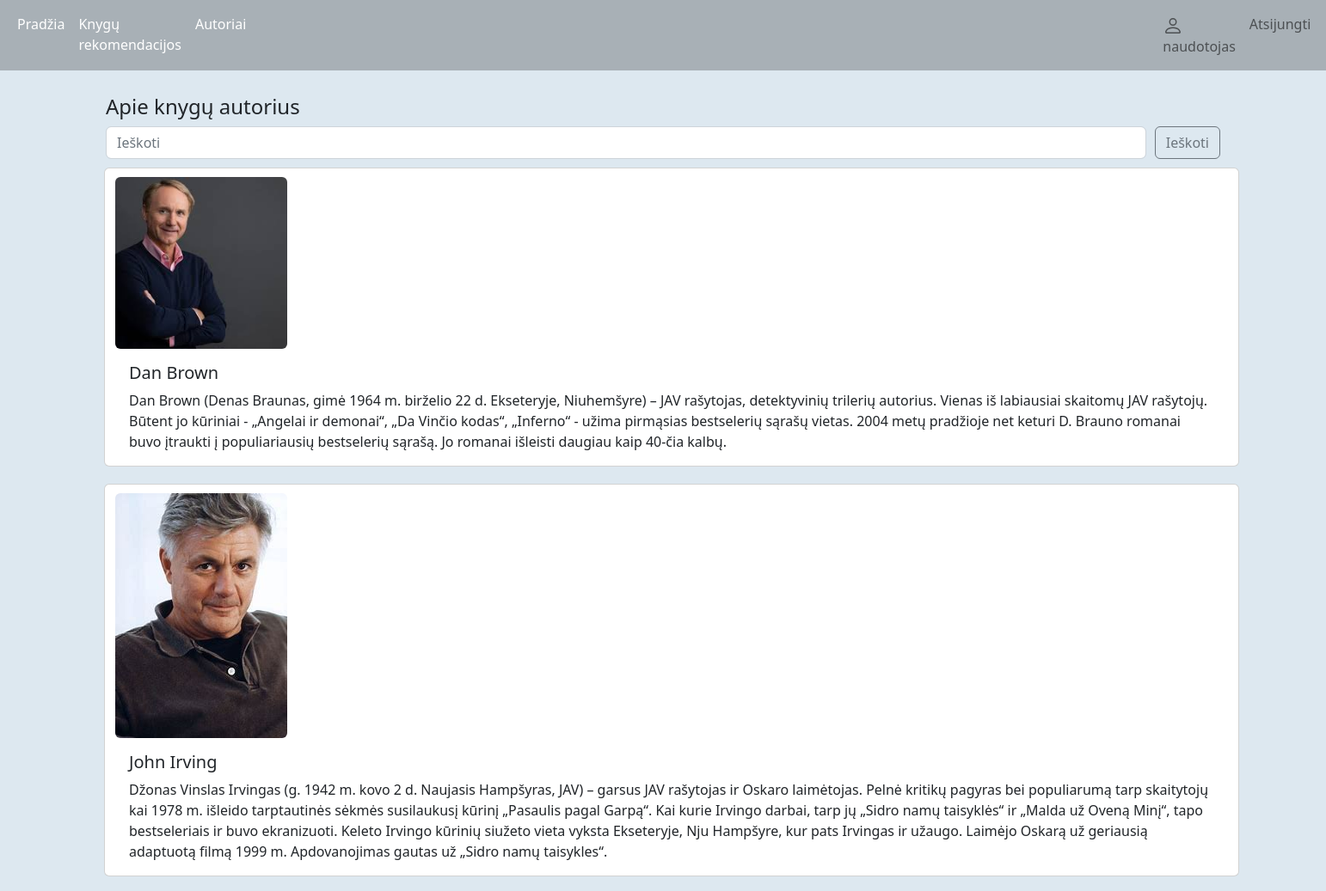
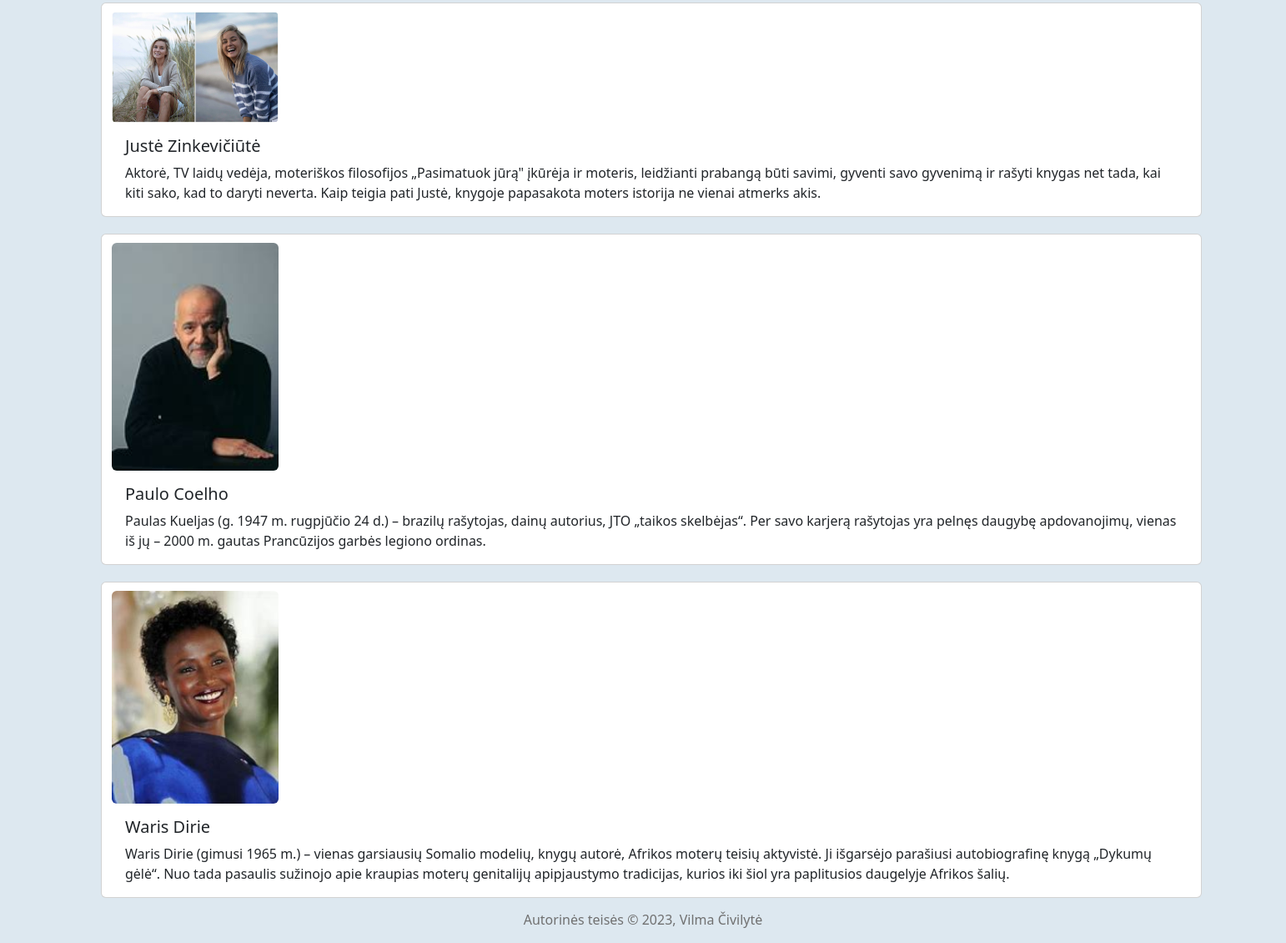
Screenshot of /authors/ (signed in) with the database file from the repository (2 pictures, top to bottom).
### books/models.py (models this page shows, shortened)
class BookAuthor(models.Model):
    full_name = models.CharField(max_length=100, verbose_name = 'Autoriaus vardas, pavardė')
    country = models.CharField(max_length=50, verbose_name = 'Šalis')
    about_author = models.TextField(blank=True, verbose_name = 'Apie autorių')
    photo = models.ImageField(upload_to="images/")
    class Meta:
        verbose_name = 'Autorius'
        verbose_name_plural = 'Autoriai'
        ordering = ['full_name', ]

### books/views.py (the view)
# urls.py: path('authors/', authors, name='authors'),
def authors(request):
    allauthors = BookAuthor.objects.all()
    context = {
        'allauthors': allauthors,
        'menu': menu,
        'title': 'Knygų autoriai',
        'title2': 'Apie knygų autorius'
    }
    return render(request, 'books/authors.html', context=context)

### books/templates/books/authors.html
{% extends 'books/base.html' %}
{% block content %}
<br>
<div class="container mt-1">
<h4>{{ title2 }}</h4>
<form class="form-inline my-2 my-lg-0" style="display:flex;">
  <input class="form-control mr-sm-2" type="search" placeholder="Ieškoti" />
  <button class="btn btn-outline-secondary my-2 my-sm-0" type="submit" style="margin-left: 10px;"> Ieškoti </button>
</form>
<div class="row">
  {% for q in allauthors %}
    <div class="card" style="margin: 10px; display:flex;" >
      <img class="rounded" src="{{q.photo.url}}" alt="Card image cap" height="auto" width="200" style="margin-top: 10px;">
      <div class="card-body">
        <h5 class="card-title">{{q.full_name}}</h5>
        <p class="card-text">{{q.about_author}}</p>
      </div>
    </div>
  {% endfor %}
</div>
</div>
{% endblock %}

### books/templates/books/base.html (shortened to what this page needs)
{% load static %}
<!DOCTYPE html>
<html lang="en">
<head>
  <link href="https://cdn.jsdelivr.net/npm/bootstrap@5.2.3/dist/css/bootstrap.min.css" rel="stylesheet" />
  <link rel="stylesheet" href="{% static 'books/css/styles.css' %}"/>
</head>
<body>
  {% block mainmenu %}
  <nav class="navbar sticky-top navbar-expand-sm navbar-light" name="mainmenu" style="background-color: #a8b0b6; width: 100%;">
    <div class="container-fluid">
      <ul class="navbar-nav list-inline">
        {% for x in menu %}
        <li class="nav-item">
          <a class="nav-link active" href="{% url x.url_name %}" style="color: #fff;"> {{ x.title }} </a>
        </li>
        {% endfor %}
        {% if user.is_authenticated %}
        <li class="nav-item" style="margin-left: 1050px;"><a class="nav-link" href="#">
        {{ user.get_username }}</a></li>
        <li class="nav-item"><a class="nav-link" href="{% url 'logout'%}?next={{request.path}}">Atsijungti</a></li>
        {% else %}
        <li class="nav-item" style="margin-left: 1050px;"><a class="nav-link" href="{% url 'login'%}?next={{request.path}}">Prisijungti</a></li>
      {% endif %}
      </ul>
    </div>
  </nav>
  {% endblock %} {% block content %} {% endblock %}
<div class="container mt-1">
  <footer style="color: rgb(112, 112, 112); text-align: center;"><p>Autorinės teisės © 2023, Vilma Čivilytė</p></footer>
</div>
</body>
</html>

### books/static/books/css/styles.css (style rules this page uses)
body { background-color: #dde8f0; }

### rows the page displays
BookAuthor: photo (picture), full_name "Dan Brown", about_author "Dan Brown (Denas Braunas, gimė 1964 m. birželio 22 d. Ekseteryje, Niuhemšyre) – JAV rašytojas, detektyvinių trilerių autorius. Vienas iš labiausiai skaitomų JAV rašytojų. Būtent jo kūriniai - „Angelai ir demonai“, „Da Vinčio kodas“, „Inferno“ - užima pirmąsias bestselerių sąrašų vietas. 2004 metų pradžioje net keturi D. Brauno romanai buvo įtraukti į populiariausių bestselerių sąrašą. Jo romanai išleisti daugiau kaip 40-čia kalbų."
BookAuthor: photo (picture), full_name "John Irving", about_author "Džonas Vinslas Irvingas (g. 1942 m. kovo 2 d. Naujasis Hampšyras, JAV) – garsus JAV rašytojas ir Oskaro laimėtojas. Pelnė kritikų pagyras bei populiarumą tarp skaitytojų kai 1978 m. išleido tarptautinės sėkmės susilaukusį kūrinį „Pasaulis pagal Garpą“. Kai kurie Irvingo darbai, tarp jų „Sidro namų taisyklės“ ir „Malda už Oveną Minį“, tapo bestseleriais ir buvo ekranizuoti. Keleto Irvingo kūrinių siužeto vieta vyksta Ekseteryje, Nju Hampšyre, kur pats Irvingas ir užaugo. Laimėjo Oskarą už geriausią adaptuotą filmą 1999 m. Apdovanojimas gautas už „Sidro namų taisykles“."
BookAuthor: photo (picture), full_name "Justė Zinkevičiūtė", about_author "Aktorė, TV laidų vedėja, moteriškos filosofijos „Pasimatuok jūrą\" įkūrėja ir moteris, leidžianti prabangą būti savimi, gyventi savo gyvenimą ir rašyti knygas net tada, kai kiti sako, kad to daryti neverta. Kaip teigia pati Justė, knygoje papasakota moters istorija ne vienai atmerks akis."
BookAuthor: photo (picture), full_name "Paulo Coelho", about_author "Paulas Kueljas (g. 1947 m. rugpjūčio 24 d.) – brazilų rašytojas, dainų autorius, JTO „taikos skelbėjas“. Per savo karjerą rašytojas yra pelnęs daugybę apdovanojimų, vienas iš jų – 2000 m. gautas Prancūzijos garbės legiono ordinas."
BookAuthor: photo (picture), full_name "Waris Dirie", about_author "Waris Dirie (gimusi 1965 m.) – vienas garsiausių Somalio modelių, knygų autorė, Afrikos moterų teisių aktyvistė. Ji išgarsėjo parašiusi autobiografinę knygą „Dykumų gėlė“. Nuo tada pasaulis sužinojo apie kraupias moterų genitalijų apipjaustymo tradicijas, kurios iki šiol yra paplitusios daugelyje Afrikos šalių."

### other values shown
{{ x.title }} "Pradžia" "Knygų rekomendacijos" "Autoriai"
{{ user.get_username }} "naudotojas"
{{ title2 }} "Apie knygų autorius"
